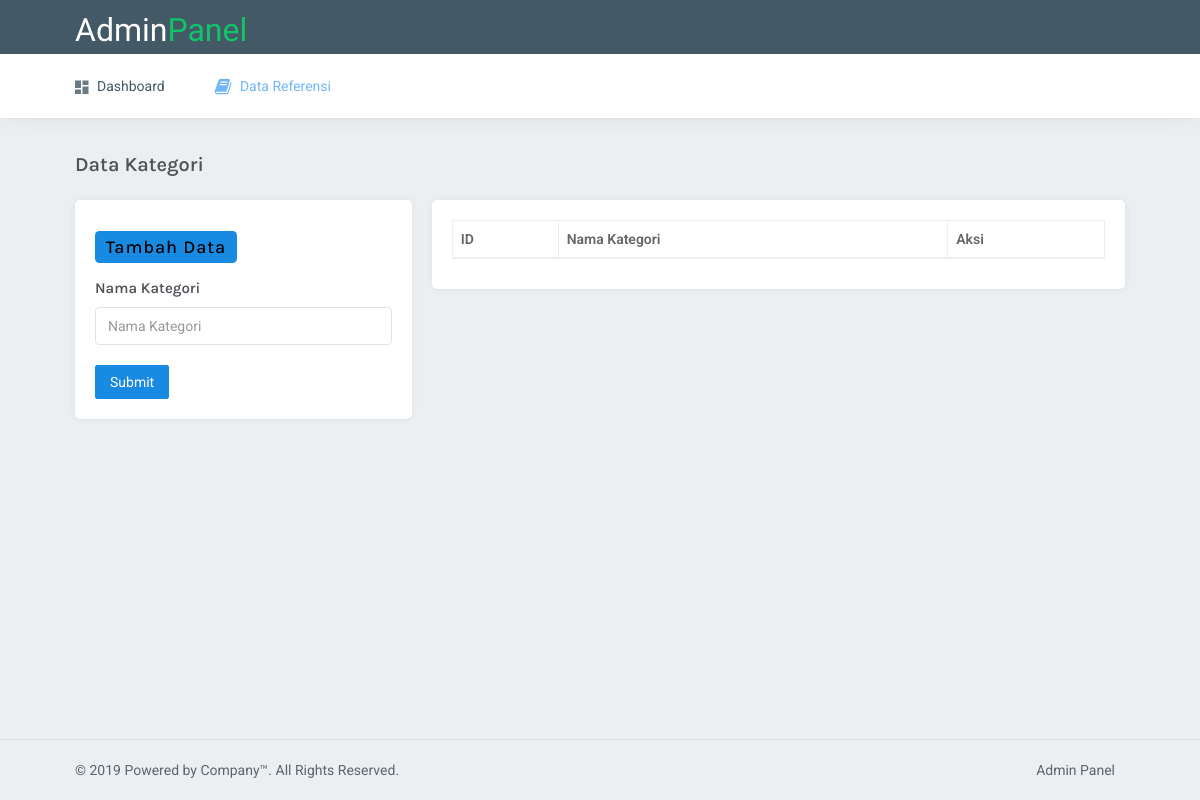
Before: /soal_7/page_kategori.php with the older database file.
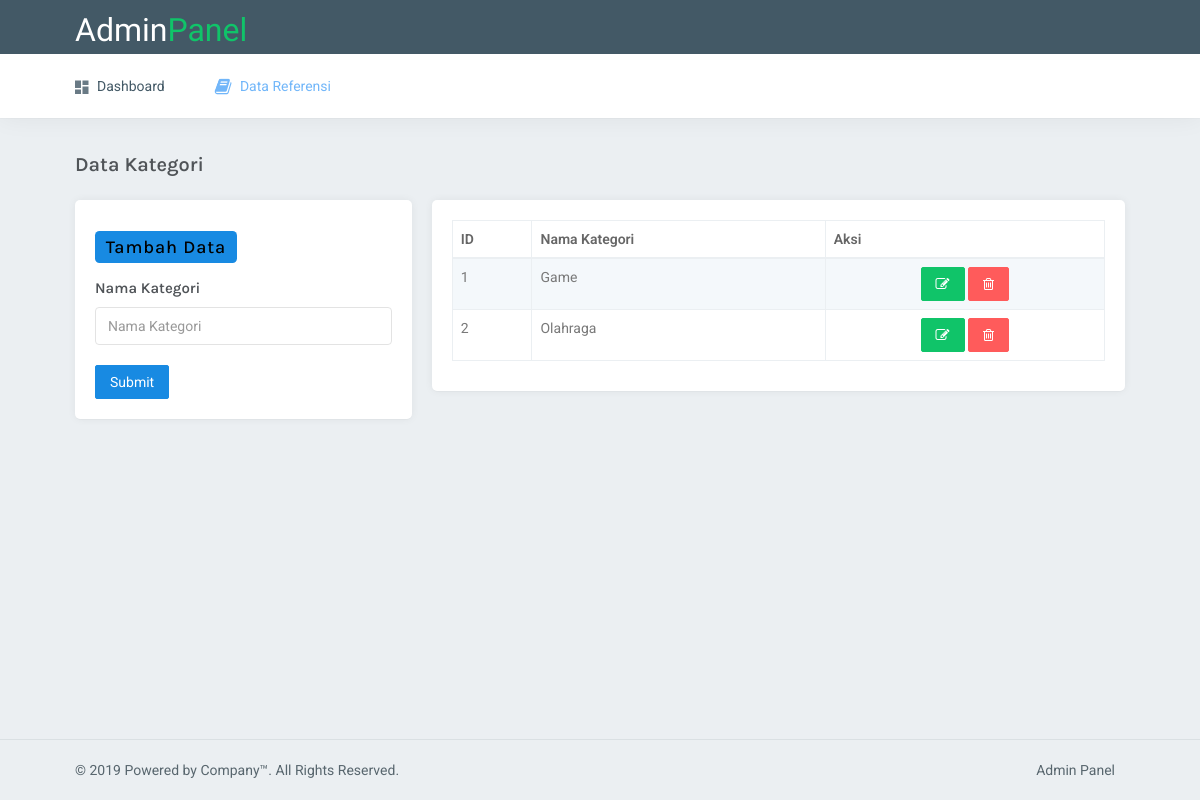
After: the same page with the newer database file.
### tables this page shows
CREATE TABLE `kategori` (
  `id` int(11) NOT NULL,
  `name` varchar(100) DEFAULT NULL
);

### soal_7/include/lib_fungsi.php (called while the page is built, shortened)
<?php
function getAllKategori(){
	$data = array();
	$sql = "SELECT * FROM kategori ORDER BY id DESC";
	$hasil = DBMS::$kon->query($sql);
	while($x = $hasil->fetch_assoc()){
		if($x <> NULL)
			array_unshift($data,$x);
	}
	return $data;
}
?>

### soal_7/konten_kategori.php (the view, shortened to what this page needs)
     <div class="container">
         <?php
         $datas = getAllKategori();
         ?>
         <div class="row">
             <div class="col-sm-12">
                 <h4 class="page-title">Data Kategori</h4>
             </div>
         </div>
         <div class="row">
             <div class="col-sm-4">
                 <div class="card-box table-responsive">
                 	<?php
                 	if(!isset($_GET['aksi'])){
                 	?>
                 	<h3>
                 		<span class="label label-primary">
                 			<font color='black'>Tambah Data</font>
                 		</span>
                 	</h3>
                 	<form method="POST" action="">
                 		<div class="m-t-20">
                          <h5><b>Nama Kategori</b></h5>
                          <input type="text" class="form-control" maxlength="100" name="name" id="alloptions" placeholder="Nama Kategori" required>
                      </div>
                      <div class="m-t-20">
                          <input type="submit" name="btnSubmitTambah" value="Submit" class="btn btn-primary">
                      </div>
                 	</form>
                 	<?php
                 	}
                 	?>
                 </div>
             </div>
             <div class="col-sm-8">
                 <div class="card-box table-responsive">
<table id="datatable" class="table table-striped table-bordered">
                         <thead>
                             <tr>
                                 <th>ID</th>
                                 <th>Nama Kategori</th>
                                 <th>Aksi</th>
                             </tr>
                         </thead>
                         <tbody>
                         	<?php
                         	foreach ($datas as $key => $value) {
                         		$kode = $value['id'];
                         		echo "<tr>";
                         		echo "<td>".$value['id']."</td>";
                         		echo "<td>".$value['name']."</td>";
                         		echo "<td class='text-center'>";
                         		echo "<a href='page_kategori.php?aksi=edit&id=$kode' class='btn btn-success' data-toggle='tooltip' data-placement='top' data-original-title='Ubah'><span class='fa fa-edit'></span></a> ";
                         		echo "<a href='page_kategori.php?aksi=delete&id=$kode' class='confirm-delete btn btn-danger waves-effect waves-light' data-toggle='tooltip' data-placement='top' data-original-title='Hapus' data-id='$kode'><span class='fa fa-trash-o'></span></a>";
                         		echo "</td>";
                         		echo "</tr>";
                         	}
                         	?>
                         </tbody>
                     </table>
                 </div>
             </div>
         </div>
         <?php
         include 'footer.php';
         ?>
     </div>

Changed rows visible on the page:
added kategori: id "1", name "Game"
added kategori: id "2", name "Olahraga"
